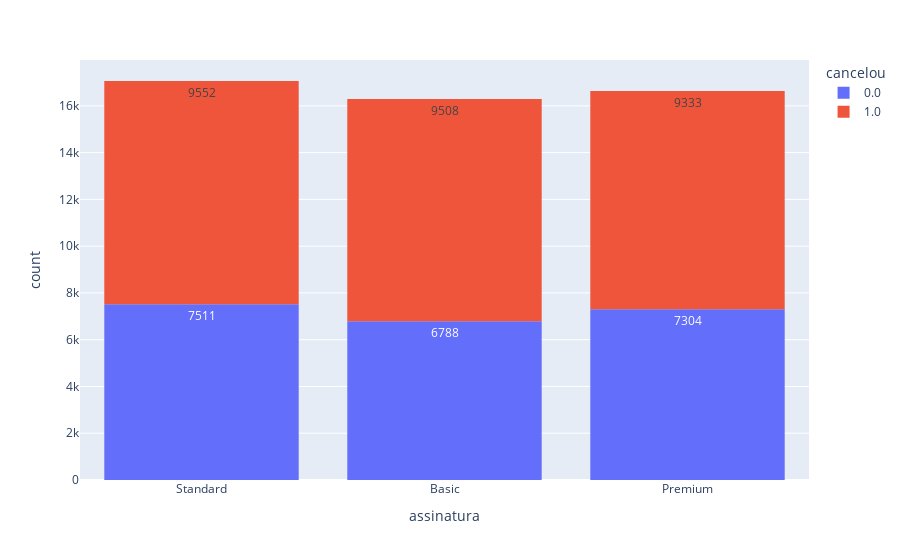
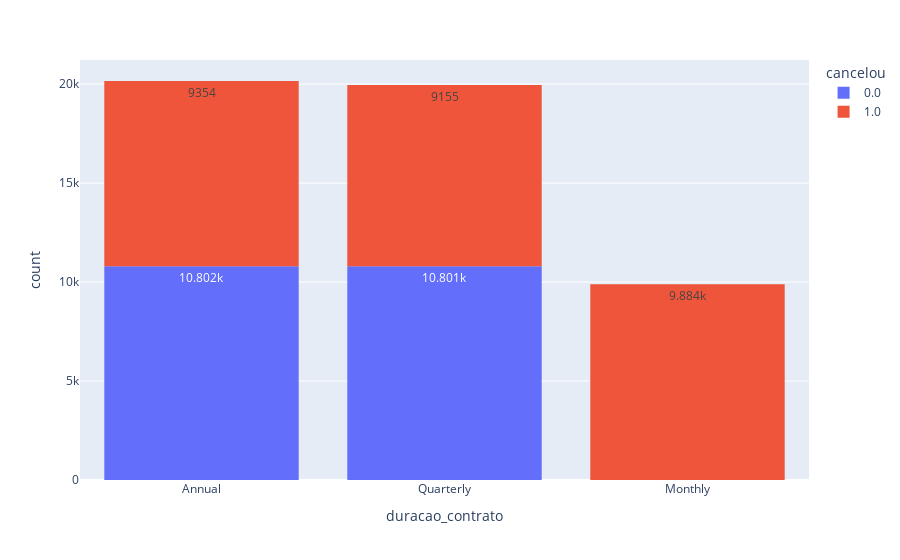
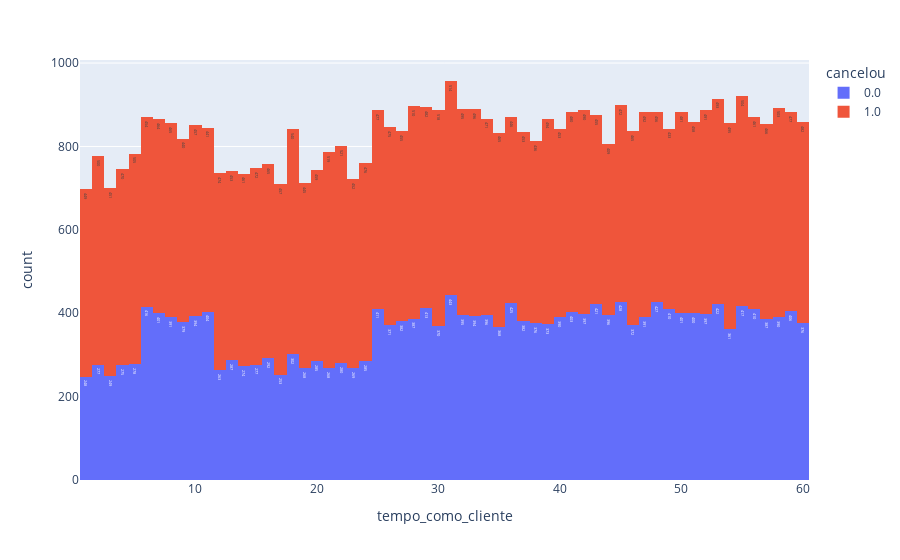

Notebook code for these charts, in order:
### Code cell
# Passo 5: Analise a causa de cancelamento dos clientes
# Comparar outras colunas com a coluna de cancelamento

import plotly.express as px

# 1º Criar o grafico

grafico = px.histogram(tabela, x = "assinatura", color = "cancelou", text_auto = True)


# 2º exibir o grafico
grafico.show()

grafico = px.histogram(tabela, x = "duracao_contrato", color = "cancelou", text_auto = True)

grafico.show()

grafico = px.histogram(tabela, x = "tempo_como_cliente", color = "cancelou", text_auto = True)

grafico.show()

### Figure 1 — Plotly figure (JSON) as saved in the notebook; plotly's stock layout.template omitted (floating-point values rounded to 4 significant figures; data arrays with more than 128 entries replaced by an {"elided": "..."} marker saying what was removed)
{"data": [{"alignmentgroup": "True", "bingroup": "x", "hovertemplate": "cancelou=0.0<br>assinatura=%{x}<br>count=%{y}<extra></extra>", "legendgroup": "0.0", "marker": {"color": "#636efa", "pattern": {"shape": ""}}, "name": "0.0", "offsetgroup": "0.0", "orientation": "v", "showlegend": true, "texttemplate": "%{value}", "type": "histogram", "x": {"elided": "21603 str values"}, "xaxis": "x", "yaxis": "y"}, {"alignmentgroup": "True", "bingroup": "x", "hovertemplate": "cancelou=1.0<br>assinatura=%{x}<br>count=%{y}<extra></extra>", "legendgroup": "1.0", "marker": {"color": "#EF553B", "pattern": {"shape": ""}}, "name": "1.0", "offsetgroup": "1.0", "orientation": "v", "showlegend": true, "texttemplate": "%{value}", "type": "histogram", "x": {"elided": "28393 str values"}, "xaxis": "x", "yaxis": "y"}], "layout": {"barmode": "relative", "legend": {"title": {"text": "cancelou"}, "tracegroupgap": 0}, "margin": {"t": 60}, "xaxis": {"anchor": "y", "domain": [0, 1], "title": {"text": "assinatura"}}, "yaxis": {"anchor": "x", "domain": [0, 1], "title": {"text": "count"}}}}

### Figure 2 — Plotly figure (JSON) as saved in the notebook; plotly's stock layout.template omitted (floating-point values rounded to 4 significant figures; data arrays with more than 128 entries replaced by an {"elided": "..."} marker saying what was removed)
{"data": [{"alignmentgroup": "True", "bingroup": "x", "hovertemplate": "cancelou=0.0<br>duracao_contrato=%{x}<br>count=%{y}<extra></extra>", "legendgroup": "0.0", "marker": {"color": "#636efa", "pattern": {"shape": ""}}, "name": "0.0", "offsetgroup": "0.0", "orientation": "v", "showlegend": true, "texttemplate": "%{value}", "type": "histogram", "x": {"elided": "21603 str values"}, "xaxis": "x", "yaxis": "y"}, {"alignmentgroup": "True", "bingroup": "x", "hovertemplate": "cancelou=1.0<br>duracao_contrato=%{x}<br>count=%{y}<extra></extra>", "legendgroup": "1.0", "marker": {"color": "#EF553B", "pattern": {"shape": ""}}, "name": "1.0", "offsetgroup": "1.0", "orientation": "v", "showlegend": true, "texttemplate": "%{value}", "type": "histogram", "x": {"elided": "28393 str values"}, "xaxis": "x", "yaxis": "y"}], "layout": {"barmode": "relative", "legend": {"title": {"text": "cancelou"}, "tracegroupgap": 0}, "margin": {"t": 60}, "xaxis": {"anchor": "y", "domain": [0, 1], "title": {"text": "duracao_contrato"}}, "yaxis": {"anchor": "x", "domain": [0, 1], "title": {"text": "count"}}}}

### Figure 3 — Plotly figure (JSON) as saved in the notebook; plotly's stock layout.template omitted (floating-point values rounded to 4 significant figures; data arrays with more than 128 entries replaced by an {"elided": "..."} marker saying what was removed)
{"data": [{"alignmentgroup": "True", "bingroup": "x", "hovertemplate": "cancelou=0.0<br>tempo_como_cliente=%{x}<br>count=%{y}<extra></extra>", "legendgroup": "0.0", "marker": {"color": "#636efa", "pattern": {"shape": ""}}, "name": "0.0", "offsetgroup": "0.0", "orientation": "v", "showlegend": true, "texttemplate": "%{value}", "type": "histogram", "x": {"elided": "21603 int values"}, "xaxis": "x", "yaxis": "y"}, {"alignmentgroup": "True", "bingroup": "x", "hovertemplate": "cancelou=1.0<br>tempo_como_cliente=%{x}<br>count=%{y}<extra></extra>", "legendgroup": "1.0", "marker": {"color": "#EF553B", "pattern": {"shape": ""}}, "name": "1.0", "offsetgroup": "1.0", "orientation": "v", "showlegend": true, "texttemplate": "%{value}", "type": "histogram", "x": {"elided": "28393 int values"}, "xaxis": "x", "yaxis": "y"}], "layout": {"barmode": "relative", "legend": {"title": {"text": "cancelou"}, "tracegroupgap": 0}, "margin": {"t": 60}, "xaxis": {"anchor": "y", "domain": [0, 1], "title": {"text": "tempo_como_cliente"}}, "yaxis": {"anchor": "x", "domain": [0, 1], "title": {"text": "count"}}}}
